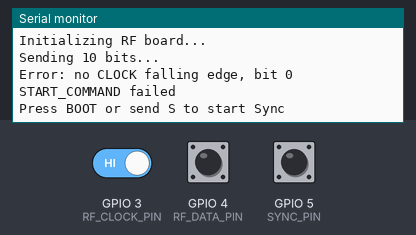
Simulated run of this sketch. Board: ESP32-S3. Parts: the last lines printed to the serial monitor. Inputs (shaded band) come from the test bench; at power-on: GPIO 5 (SYNC_PIN) HIGH, GPIO 3 (RF_CLOCK_PIN) HIGH, GPIO 4 (RF_DATA_PIN) HIGH.

Above: at 3.4 s.
3.5 s: GPIO 5 (SYNC_PIN) pulled LOW for 0.15 s
At 4.6 s:
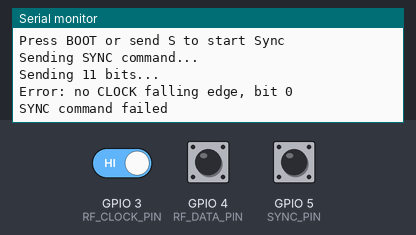
5.2 s: GPIO 3 (RF_CLOCK_PIN) driven LOW and GPIO 5 (SYNC_PIN) driven LOW
At 5.39 s:
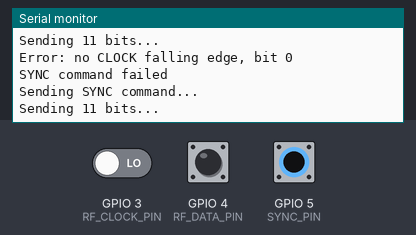

The sketch:

xbox360_rf_receiver.ino
```cpp
#include <Arduino.h>

static constexpr uint8_t RF_CLOCK_PIN = 3;
static constexpr uint8_t RF_DATA_PIN  = 4;
static constexpr uint8_t SYNC_PIN     = 5;

static constexpr uint32_t CLOCK_TIMEOUT_US = 200000;

static const uint8_t START_COMMAND[10] = {
  0, 0, 0, 0, 0, 1, 0, 0, 1, 0
};

static const uint8_t POWER_COMMAND[10] = {
  0, 0, 1, 0, 0, 0, 0, 1, 0, 1
};

static const uint8_t SYNC_COMMAND[11] = {
  0, 0, 0, 0, 0, 0, 0, 1, 0, 0, 1
};

bool waitClockLevel(uint8_t requiredLevel)
{
  uint32_t started = micros();

  while (digitalRead(RF_CLOCK_PIN) != requiredLevel) {
    if ((uint32_t)(micros() - started) > CLOCK_TIMEOUT_US) {
      return false;
    }
    delayMicroseconds(2);
  }

  return true;
}

void releaseDataLine()
{
  // Release DATA and keep the ESP32 internal pull-up enabled.
  // External 10 kOhm pull-ups on DATA and CLOCK are still required.
  pinMode(RF_DATA_PIN, INPUT_PULLUP);
}

bool sendCommand(const uint8_t *bits, size_t count)
{
  Serial.printf("Sending %u bits...\n", (unsigned)count);

  /*
   * Pulling DATA low tells the RF board that a command is starting.
   * The RF board should then begin generating CLOCK.
   */
  pinMode(RF_DATA_PIN, OUTPUT);
  digitalWrite(RF_DATA_PIN, LOW);

  delayMicroseconds(20);

  for (size_t i = 0; i < count; i++) {
    // Wait for CLOCK to go LOW.
    if (!waitClockLevel(LOW)) {
      releaseDataLine();
      Serial.printf("Error: no CLOCK falling edge, bit %u\n", (unsigned)i);
      return false;
    }

    delayMicroseconds(1000);
    digitalWrite(RF_DATA_PIN, bits[i] ? HIGH : LOW);

    // Wait for CLOCK to go HIGH.
    if (!waitClockLevel(HIGH)) {
      releaseDataLine();
      Serial.printf("Error: no CLOCK rising edge, bit %u\n", (unsigned)i);
      return false;
    }
  }

  /*
   * On the Slim RF board, DATA must be driven HIGH immediately after
   * the last bit and then released.
   */
  digitalWrite(RF_DATA_PIN, HIGH);
  delayMicroseconds(10);
  releaseDataLine();

  Serial.println("Command sent");
  return true;
}

bool initializeRf()
{
  Serial.println("Initializing RF board...");

  if (!sendCommand(START_COMMAND, 10)) {
    Serial.println("START_COMMAND failed");
    return false;
  }

  delay(50);

  if (!sendCommand(POWER_COMMAND, 10)) {
    Serial.println("POWER_COMMAND failed");
    return false;
  }

  delay(50);
  Serial.println("RF board initialized");
  return true;
}

void startSync()
{
  Serial.println("Sending SYNC command...");

  if (sendCommand(SYNC_COMMAND, 11)) {
    Serial.println("Turn on the controller and press its Sync button");
  } else {
    Serial.println("SYNC command failed");
  }
}

void setup()
{
  Serial.begin(115200);
  delay(1000);

  pinMode(RF_CLOCK_PIN, INPUT_PULLUP);
  pinMode(RF_DATA_PIN, INPUT_PULLUP);
  pinMode(SYNC_PIN, INPUT_PULLUP);

  Serial.println();
  Serial.println("Xbox 360 Slim RF + ESP32-S3");
  Serial.printf("DATA idle level: %d\n", digitalRead(RF_DATA_PIN));
  Serial.printf("CLOCK idle level: %d\n", digitalRead(RF_CLOCK_PIN));

  delay(1000);
  initializeRf();

  Serial.println("Press BOOT or send S to start Sync");
}

void loop()
{
  static bool previousButton = HIGH;
  bool button = digitalRead(SYNC_PIN);

  if (previousButton == HIGH && button == LOW) {
    delay(30);

    if (digitalRead(SYNC_PIN) == LOW) {
      startSync();

      while (digitalRead(SYNC_PIN) == LOW) {
        delay(10);
      }
    }
  }

  previousButton = button;

  while (Serial.available()) {
    char command = Serial.read();

    if (command == 's' || command == 'S') {
      startSync();
    }

    if (command == 'i' || command == 'I') {
      initializeRf();
    }
  }

  delay(5);
}
```

Measured:
- after the input at 3.5 s, the serial monitor: prints a new line at once (image 1)
